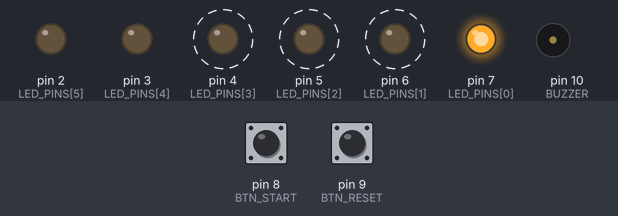
This sketch was run on a simulated Arduino Uno, built with avr-gcc and run on an emulated ATmega328P. Parts: output pins drawn as LEDs (lit = HIGH), buzzer (waves = sounding). Dashed ring = blinking. The test bench sets the inputs (shaded band); at power-on: pin 8 (BTN_START) HIGH, pin 9 (BTN_RESET) HIGH.

Above: at 1.7 s.
1.8 s: pin 8 (BTN_START) pulled LOW for 0.15 s
At 2.3 s:
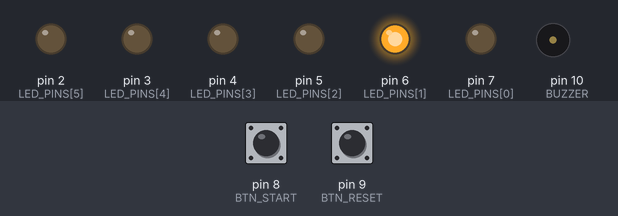
3.4 s: pin 9 (BTN_RESET) pulled LOW for 0.15 s
At 4.6 s:
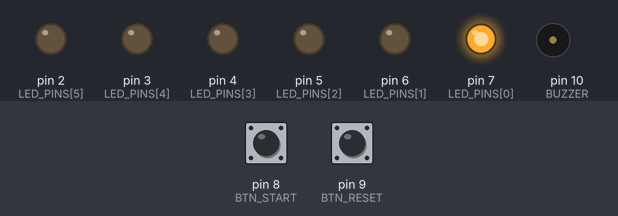
5.0 s: pin 8 (BTN_START) pulled LOW for 1 s
At 5.29 s:
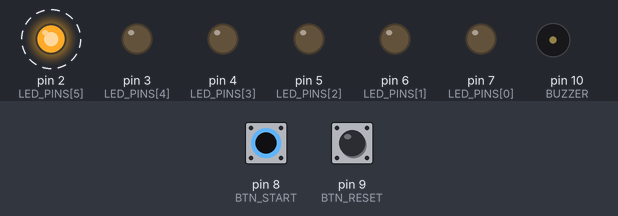
8.0 s: pin 8 (BTN_START) pulled LOW for 0.15 s
At 9.2 s:
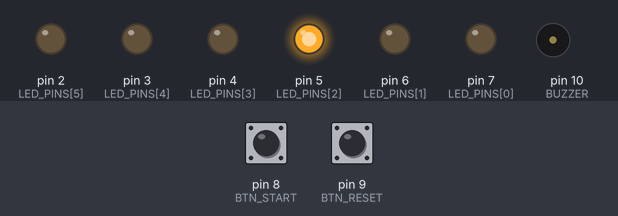
9.6 s: pin 8 (BTN_START) pulled LOW for 3.2 s
At 9.85 s:
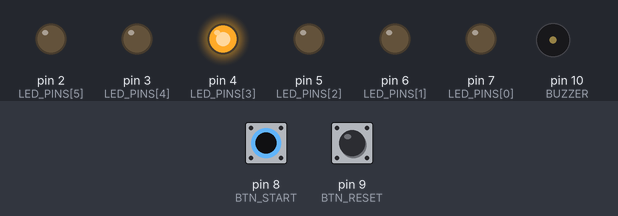
14.3 s: pin 9 (BTN_RESET) pulled LOW for 1 s
At 14.51 s:
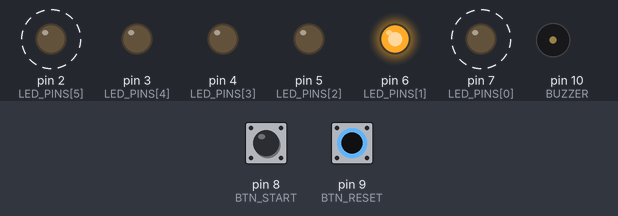
Timing chart, 0 to 18.3 s (numbered marks = the images above; inputs shaded):
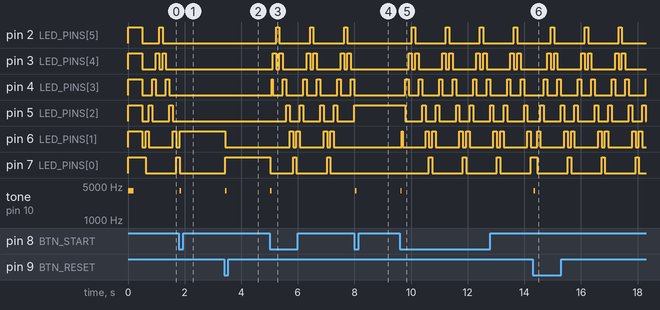

Measured:
- after the input at 1.8 s, pin 2 (LED_PINS[5]): stays LOW (without the input it goes to HIGH after 0.50 s); pin 3 (LED_PINS[4]): stops changing and stays LOW
- after the input at 3.4 s, pin 6 (LED_PINS[1]): HIGH → LOW at once; pin 7 (LED_PINS[0]): LOW → HIGH at once; tone on pin 10 (BUZZER): silent → 4000 Hz at once, → silent 0.05 s later
- after the input at 5.0 s, pin 2 (LED_PINS[5]): alternates HIGH for 0.12 s and LOW for 1.1 s, starting after 0.23 s; pin 3 (LED_PINS[4]): LOW → HIGH after 0.11 s, then repeats every 1.2 s: LOW 0.12 s, HIGH 0.12 s, LOW 0.84 s, HIGH 0.12 s
- after the input at 8.0 s, pin 2 (LED_PINS[5]): stays LOW (without the input it goes to HIGH after 0.83 s); pin 3 (LED_PINS[4]), pin 4 (LED_PINS[3]), pin 6 (LED_PINS[1]), pin 7 (LED_PINS[0]): stops changing and stays LOW; pin 5 (LED_PINS[2]): stops changing and stays HIGH; tone on pin 10 (BUZZER): silent → 4000 Hz at once, → silent 0.05 s later
- after the input at 9.6 s, pin 2 (LED_PINS[5]): alternates HIGH for 0.12 s and LOW for 1.1 s, starting after 0.43 s; pin 3 (LED_PINS[4]): LOW → HIGH after 0.31 s, then repeats every 1.2 s: LOW 0.12 s, HIGH 0.12 s, LOW 0.84 s, HIGH 0.12 s
- after the input at 14.3 s, tone on pin 10 (BUZZER): silent → 4000 Hz at once, → silent 0.05 s later
- by itself, pin 4 (LED_PINS[3]): alternates HIGH for 0.12 s and LOW for 0.36 s

The sketch:

smoke-test.ino
```cpp
// desk-timer smoke test: LED chaser (跑马灯) plus button and buzzer checks.
//
// - LEDs D1-D6 chase left to right, bouncing back at each end.
// - SW1 (start/pause, D8) pauses or resumes the chaser.
// - SW2 (reset, D9) jumps back to the leftmost LED.
// - The buzzer (D10) beeps once at power-up and on every button press.

const uint8_t LED_PINS[] = {7, 6, 5, 4, 3, 2};  // D1..D6, left to right
const uint8_t LED_COUNT = sizeof(LED_PINS) / sizeof(LED_PINS[0]);

const uint8_t BTN_START = 8;   // SW1, active LOW
const uint8_t BTN_RESET = 9;   // SW2, active LOW
const uint8_t BUZZER = 10;

const unsigned int BEEP_HZ = 4000;
const unsigned long STEP_MS = 120;
const unsigned long DEBOUNCE_MS = 30;

int8_t position = 0;
int8_t direction = 1;
bool paused = false;
unsigned long lastStep = 0;

struct Button {
  uint8_t pin;
  bool stableState;      // true = released (HIGH)
  bool lastReading;
  unsigned long changedAt;
};

Button startBtn = {BTN_START, true, true, 0};
Button resetBtn = {BTN_RESET, true, true, 0};

// Returns true once per press, after debouncing.
bool pressed(Button &b) {
  bool reading = digitalRead(b.pin);
  if (reading != b.lastReading) {
    b.lastReading = reading;
    b.changedAt = millis();
  }
  if (millis() - b.changedAt > DEBOUNCE_MS && reading != b.stableState) {
    b.stableState = reading;
    return reading == LOW;
  }
  return false;
}

void beep(unsigned long ms) {
  tone(BUZZER, BEEP_HZ, ms);
}

void showLed(int8_t index) {
  for (uint8_t i = 0; i < LED_COUNT; i++) {
    digitalWrite(LED_PINS[i], i == index ? HIGH : LOW);
  }
}

void setup() {
  for (uint8_t i = 0; i < LED_COUNT; i++) {
    pinMode(LED_PINS[i], OUTPUT);
  }
  pinMode(BTN_START, INPUT_PULLUP);
  pinMode(BTN_RESET, INPUT_PULLUP);
  pinMode(BUZZER, OUTPUT);

  // Power-up check: all LEDs on with a beep, then start chasing.
  for (uint8_t i = 0; i < LED_COUNT; i++) {
    digitalWrite(LED_PINS[i], HIGH);
  }
  beep(200);
  delay(500);
  showLed(position);
  lastStep = millis();
}

void loop() {
  if (pressed(startBtn)) {
    paused = !paused;
    beep(50);
  }
  if (pressed(resetBtn)) {
    position = 0;
    direction = 1;
    showLed(position);
    lastStep = millis();
    beep(50);
  }

  if (!paused && millis() - lastStep >= STEP_MS) {
    lastStep += STEP_MS;
    if (position + direction < 0 || position + direction >= LED_COUNT) {
      direction = -direction;
    }
    position += direction;
    showLed(position);
  }
}
```
